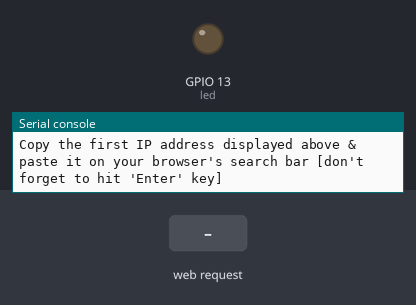
This program was run on a simulated ESP32 board running MicroPython. On the bench: output pins drawn as LEDs (lit = HIGH), the last lines printed to the serial console. The inputs (shaded band) are chosen by the test bench. WiFi joins after 1.5 s; library files of the repository ran but are not shown: 1 file(s).

Above: at 2.7 s.
2.8 s: HTTP request GET /?LED=1 received
At 3.8 s:
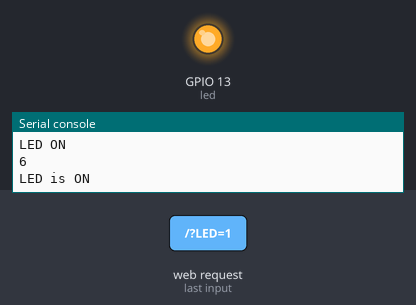
4.3 s: HTTP request GET /?LED=0 received
At 5.0 s:
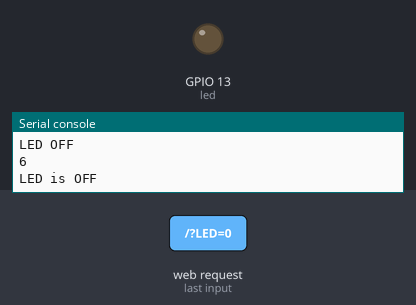
Timing chart, 0 to 7.3 s (numbered marks = the images above; inputs shaded):
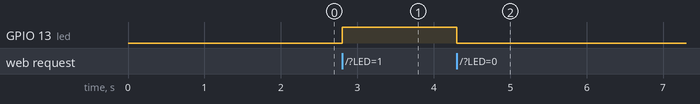

Measured:
- after the input at 2.8 s, GPIO 13 (led): LOW → HIGH at once
- after the input at 4.3 s, GPIO 13 (led): HIGH → LOW at once

The program:

main.py
```python
import machine
led = machine.Pin(13,machine.Pin.OUT)
led.off()

# ************************
# Configure our ESP32 wifi as Station mode
import network

station = network.WLAN(network.STA_IF)
if not station.isconnected():
    print('Please wait, connecting to the network.....')
    station.active(True)
    #station.connect('your wifi name', 'your wifi password')
    station.connect('SFR-5a88', 'DUXZF2G2WYGZ')
    while not station.isconnected():
        pass
print('Network configuration:', station.ifconfig())
print('Copy the first IP address displayed above & paste it on your browser\'s search bar [don\'t forget to hit \'Enter\' key]')

# ************************
# Configure the socket connection over TCP/IP
import socket

sockt = socket.socket(socket.AF_INET, socket.SOCK_STREAM)
# AF_INET - use Internet Protocol v4 addresses
# SOCK_STREAM means that it is a TCP socket
sockt.bind(('',80)) # specifies that the socket is reachable by any address the machine happens to have
sockt.listen(5)     # max of 5 socket connections

# ************************
# Function for creating the web page (front-end)
def web_page():
    if led.value() == 1:
        led_state = 'ON'
        print('LED is ON')
    elif led.value() == 0:
        led_state = 'OFF'
        print('LED is OFF')

    html_page = """
      <html>
      <head>
       <meta content="width=device-width, initial-scale=1" name="viewport"></meta>
      </head>
      <body>
        <center><h1>Welcome!</h1></center>
        <center><h2>ESP32 Web Server in MicroPython</h2></center>
        <center>
         <form>
          <button name="LED" type="submit" value="1"> LED ON </button>
          <button name="LED" type="submit" value="0"> LED OFF </button>
         </form>
        </center>
        <center><p>The GPIO-LED is now <strong>""" + led_state + """</strong></p></center>
      </body>
      </html>"""
    return html_page

while True:
    # Socket accept()
    conn, addr = sockt.accept()
    print("Got connection from %s" % str(addr))

    # Socket receive()
    request=conn.recv(1024)
    print("")
    print("")
    print("Content %s" % str(request))

    # Socket send()
    request = str(request)
    led_on = request.find('/?LED=1')
    led_off = request.find('/?LED=0')
    if led_on == 6:
        print('LED ON')
        print(str(led_on))
        led.value(1)
    elif led_off == 6:
        print('LED OFF')
        print(str(led_off))
        led.value(0)
    response = web_page()
    conn.send('HTTP/1.1 200 OK\n')
    conn.send('Content-Type: text/html\n')
    conn.send('Connection: close\n\n')
    conn.sendall(response)

    # Socket close()
    conn.close()
```
